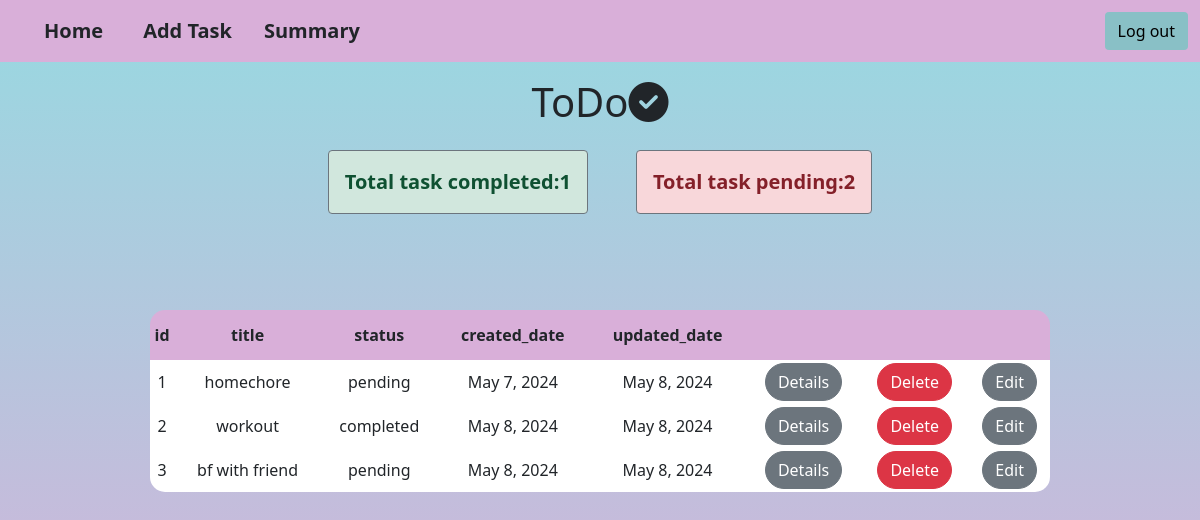
Screenshot of /myapp/tasks/all/ (signed in) with the database file from the repository.
### myapp/models.py (models this page shows, shortened)
class Task(models.Model):
    title=models.CharField(max_length=200)
    description=models.CharField(max_length=200)
    status_options=(
        ("completed","completed"),
        ("pending","pending")
        )
    status=models.CharField(max_length=200,choices=status_options,default="pending")
    user_object=models.ForeignKey(User,on_delete=models.CASCADE)
    created_date=models.DateField(auto_now_add=True)
    updated_date=models.DateField(auto_now=True)

### myapp/views.py (the view)
# urls.py: path("tasks/all/",views.TaskListView.as_view(),name="task-list"),
@method_decorator([signin_required,never_cache],name="dispatch")
class TaskListView(View):
    def get(self,request,*args,**kwargs):
        qs=Task.objects.filter(user_object=request.user)
        qs_1=qs.values("status").annotate(status_count=Count("status"))
        qs_2=Task.objects.filter(user_object=request.user,status='completed')
        return render(request,"task_list.html",{"data":qs,"data_1":qs_1,"data_2":qs_2})

### myapp/decorator.py (called while the page is built)
def signin_required(fn):
    def wrapper(request,*args,**kwargs):
        if not request.user.is_authenticated:
            messages.error(request,"invalid session")
            return redirect("signin")
        else:
            return fn(request,*args,**kwargs)
    return wrapper

### myapp/templates/task_list.html (shortened to what this page needs)
{% extends 'base.html' %}
{% block body_block %}
<h1 align="center" class="mt-3">ToDo<i class="fa-solid fa-circle-check"></i></h1>
        <div class="container d-flex justify-content-center gap-5 mt-4">
            {% for i in data_1 %}
            {% if i.status == "completed" %}
            <div class="alert alert-success border border-1 border-secondary fw-bolder fs-5">
                Total task {{i.status}}:{{i.status_count}}
            </div>
            {%else%}
            <div class="alert alert-danger border border-1 border-secondary fw-bolder fs-5">
                Total task {{i.status}}:{{i.status_count}}
            </div>
            {%endif%}
            {%endfor%}
        </div>
<center>
<table>
    <tr id="h">
        <th>id</th>
        <th>title</th>
        <th>status</th>
        <th>created_date</th>
        <th>updated_date</th>
        <th></th>
        <th></th>
        <th></th>
    </tr>
    {% for i in data %}
    <tr>
        <td>{{i.id}}</td>
        <td>{{i.title}}</td>
        <td>{{i.status}}</td>
        <td>{{i.created_date}}</td>
        <td>{{i.updated_date}}</td>
        <td><a href="{% url 'task-detail' i.id %}" class="btn btn-secondary rounded-pill">Details</a></td>
        <td><a href="{% url 'task-delete' i.id %}" class="btn btn-danger rounded-pill">Delete</a></td>
        <td><a href="{% url 'task-update' i.id %}" class="btn btn-secondary rounded-pill">Edit</a></td>
    </tr>
    {% endfor %}
</table>
</center>
{% endblock %}

### myapp/templates/base.html (shortened to what this page needs)
<!DOCTYPE html>
<html lang="en">
<head>
    <link href="https://cdn.jsdelivr.net/npm/bootstrap@5.0.2/dist/css/bootstrap.min.css" rel="stylesheet">
</head>
<body>
    <nav class="navbar navbar-expand-lg navbar-light">
        <div class="container-fluid">
          <div class="collapse navbar-collapse" id="navbarSupportedContent">
            <ul class="navbar-nav me-auto mb-2 mb-lg-0">
              <li class="nav-item">
                <a class="nav-link text-dark fs-5 mx-4 fw-bolder" href="{% url 'task-list' %}" id="ee">Home</a>
              </li>
              <li class="nav-item">
                <a class="nav-link text-dark fs-5 fw-bolder" href="{% url 'task-add' %}" id="ee">Add Task</a>
              </li>
              <li class="nav-item">
                <a class="nav-link text-dark fs-5 fw-bolder ms-3" href="{% url 'summary' %}" id="ee">Summary</a>
              </li>
            </ul>
            <form class="d-flex">
                <a href="{% url 'signout' %}" class="btn" id="b">Log out</a>
            </form>
          </div>
        </div>
      </nav>
    {% block body_block %}
    {% endblock%}
</body>
</html>

### myapp/templates/task_list.html (style rules this page uses)
table { border-radius:15px;overflow: hidden; }
#h { background-color:#D9AFD9 ;height:50px;text-align:center; }
td { background-color: white;text-align: center;height:44px }
table { margin-top:80px;width:900px }

### myapp/templates/base.html (style rules this page uses)
body { background-color: #D9AFD9; background-image: linear-gradient(0deg, #D9AFD9 0%, #97D9E1 100%); background-repeat:no-repeat; background-size:100% 750px; }
.navbar { background-color:#D9AFD9; }
#b { background-color:#89c0c6 ;color:black }

### rows the page displays
Task: status "completed", status_count "1", id "2", title "workout", created_date "May 8, 2024", updated_date "May 8, 2024"
Task: id "1", title "homechore", status "pending", created_date "May 7, 2024", updated_date "May 8, 2024"
Task: id "3", title "bf with friend", status "pending", created_date "May 8, 2024", updated_date "May 8, 2024"

### other values shown
{{ i.status }} "pending"
{{ i.status_count }} "2"
